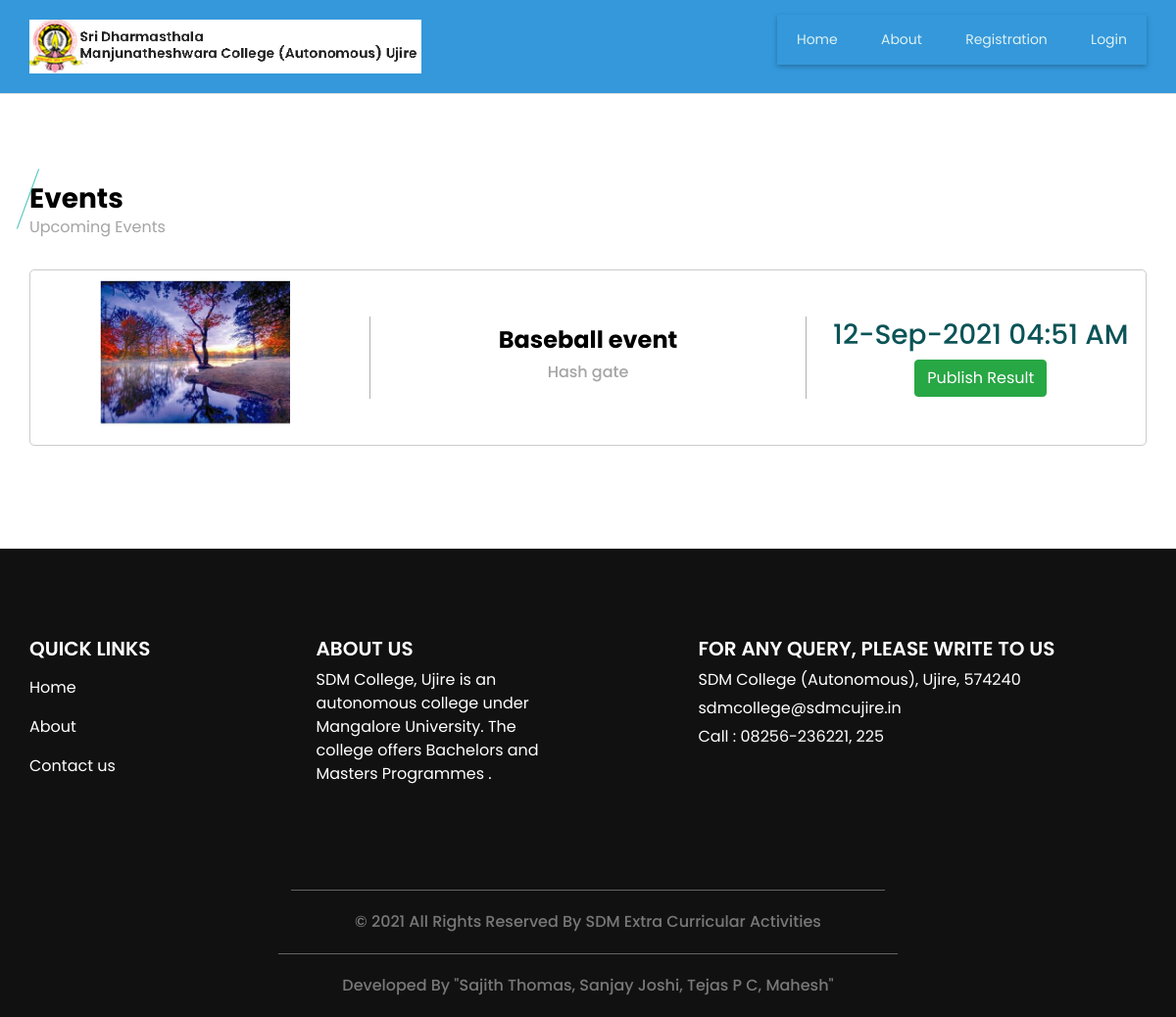
Before: /display_eventforresult.php with the older database file.
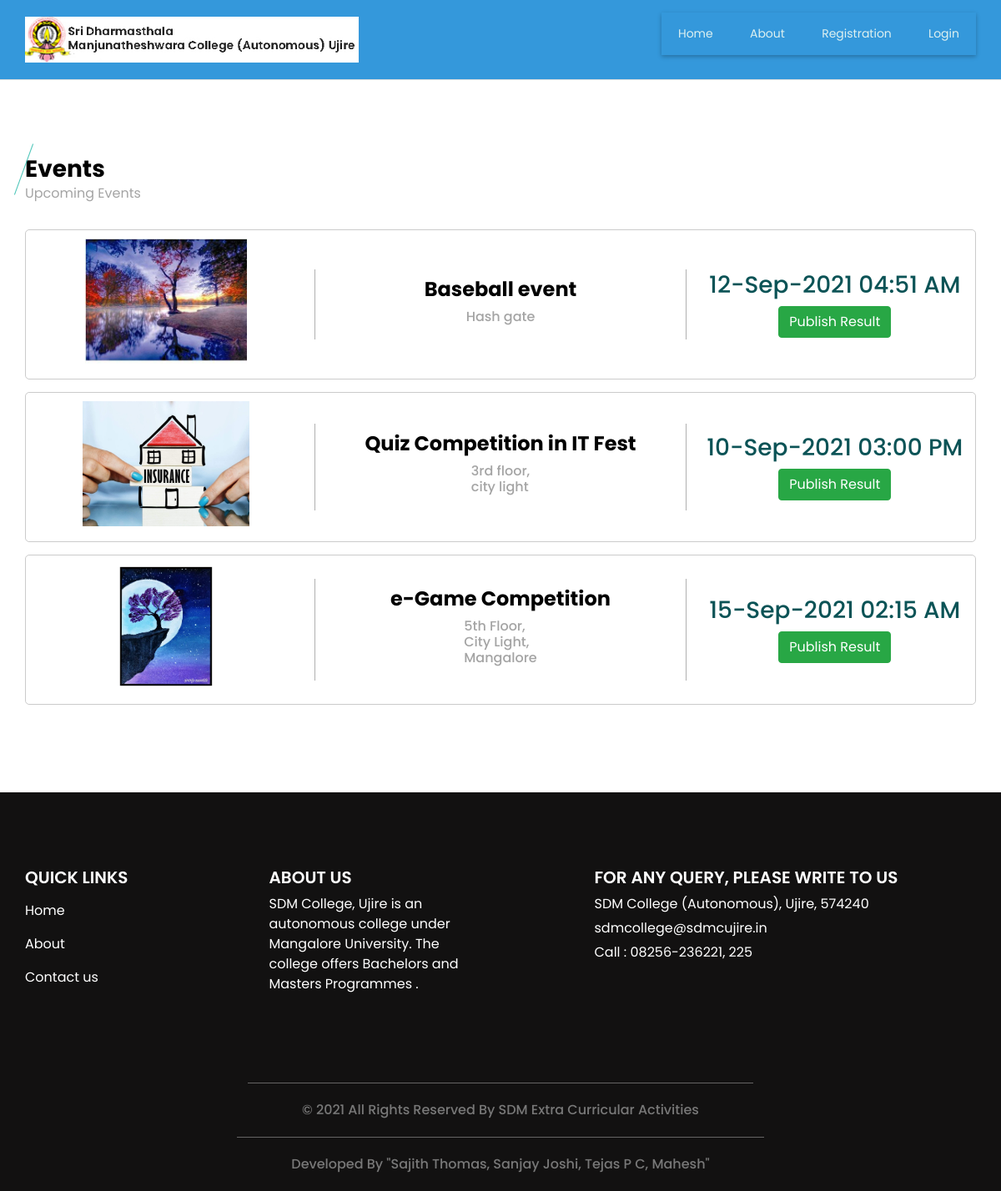
After: the same page with the newer database file.
### tables this page shows
CREATE TABLE `event` (
  `event_id` bigint(20) NOT NULL,
  `event_type_id` int(11) NOT NULL,
  `event_participation_type` varchar(25) NOT NULL COMMENT 'Single, Team',
  `no_of_participants` int(11) NOT NULL,
  `event_title` varchar(300) NOT NULL,
  `event_description` text NOT NULL,
  `event_rules` text NOT NULL,
  `event_banner` varchar(300) NOT NULL,
  `department_id` int(11) NOT NULL,
  `club_id` int(11) NOT NULL,
  `course_id` text NOT NULL,
  `st_class` text NOT NULL,
  `event_date_time` datetime NOT NULL,
  `event_venue` text NOT NULL,
  `staff_id` int(11) NOT NULL,
  `participation_limit` int(11) NOT NULL,
  `event_status` varchar(10) NOT NULL
);

### display_eventforresult.php (the view, shortened to what this page needs)
<?php
include("header.php");
?>
  <section class="event_section layout_padding">
    <div class="container">
      <div class="heading_container">
        <h3>
          Events
        </h3>
        <p>
          Upcoming Events
        </p>
      </div>
      <?php
		    $sqlview = "SELECT * FROM  event where event_date_time > CURDATE()";
		    $qsqlview = mysqli_query($con,$sqlview);
	    	while($rsview = mysqli_fetch_array($qsqlview))
		    {
          ?>
      <div class="event_container">
        <div class="box">
          <div class="img-box">
           <h5>
		  <?php
      $imge=$rsview['event_banner'];
      echo '<img src="imgbanner/' .$imge .'" width="150" height="150">';
      ?>
		   </h5>
          </div>
          <div class="detail-box">
            <h4>
            <?php echo $rsview['event_title'];?>
            </h4>
            <h6>
              <?php echo $rsview['event_venue'];?>
            </h6>
          </div>
          <div class="date-box">
            <h3>
            <?php echo date("d-M-Y h:i A",strtotime($rsview['event_date_time']));?>
            </h3>
			<a href="event_result.php?event_id=<?php echo $rsview['event_id']; ?>" class="btn btn-success">Publish Result</a>
          </div>
        </div>
        <?php
      }
        ?>
    </div>
  </section>
<?php
include("footer.php");
?>

Changed rows visible on the page:
added event: event_banner (picture), event_title "Quiz Competition in IT Fest", event_venue "3rd floor, city light", event_date_time "10-Sep-2021 03:00 PM"
added event: event_banner (picture), event_title "e-Game Competition", event_venue "5th Floor, City Light, Mangalore", event_date_time "15-Sep-2021 02:15 AM"
